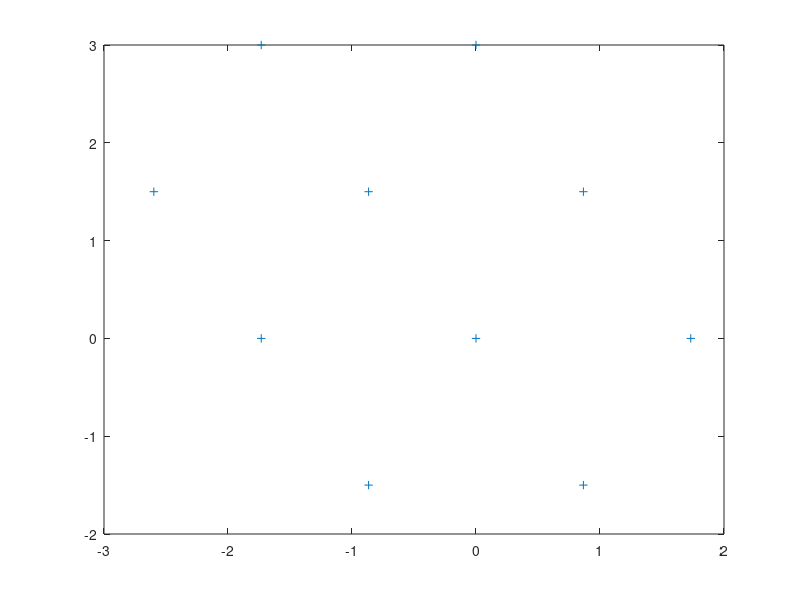

This figure's MATLAB source:
%
% 
% access.m
%
% This function sets positions of the access points.
%
%%
%

function [out] =  access2()

accessinfo(1, 1) = 0.0;
accessinfo(1, 2) = 0.0;
accessinfo(2, 1) = -0.5*sqrt(3.0);
accessinfo(2, 2) = 1.5;
accessinfo(3, 1) = -sqrt(3.0);
accessinfo(3, 2) = 0.0;
accessinfo(4, 1) = -0.5*sqrt(3.0);
accessinfo(4, 2) = -1.5;
accessinfo(5, 1) = 0.5*sqrt(3.0);
accessinfo(5, 2) = -1.5;
accessinfo(6, 1) = sqrt(3.0);
accessinfo(6, 2) = 0.0;
accessinfo(7, 1) = 0.5*sqrt(3.0);
accessinfo(7, 2) = 1.5;
accessinfo(8, 1) = 0.0;
accessinfo(8, 2) = 3.0;
accessinfo(9, 1) = -sqrt(3.0);
accessinfo(9, 2) = 3.0;
accessinfo(10, 1) = -1.5*sqrt(3.0);
accessinfo(10, 2) = 1.5;
out = accessinfo;
plot (accessinfo(:,1),accessinfo(:,2),'+')
print -depsc access_point_Position.eps
%******* end of file *********